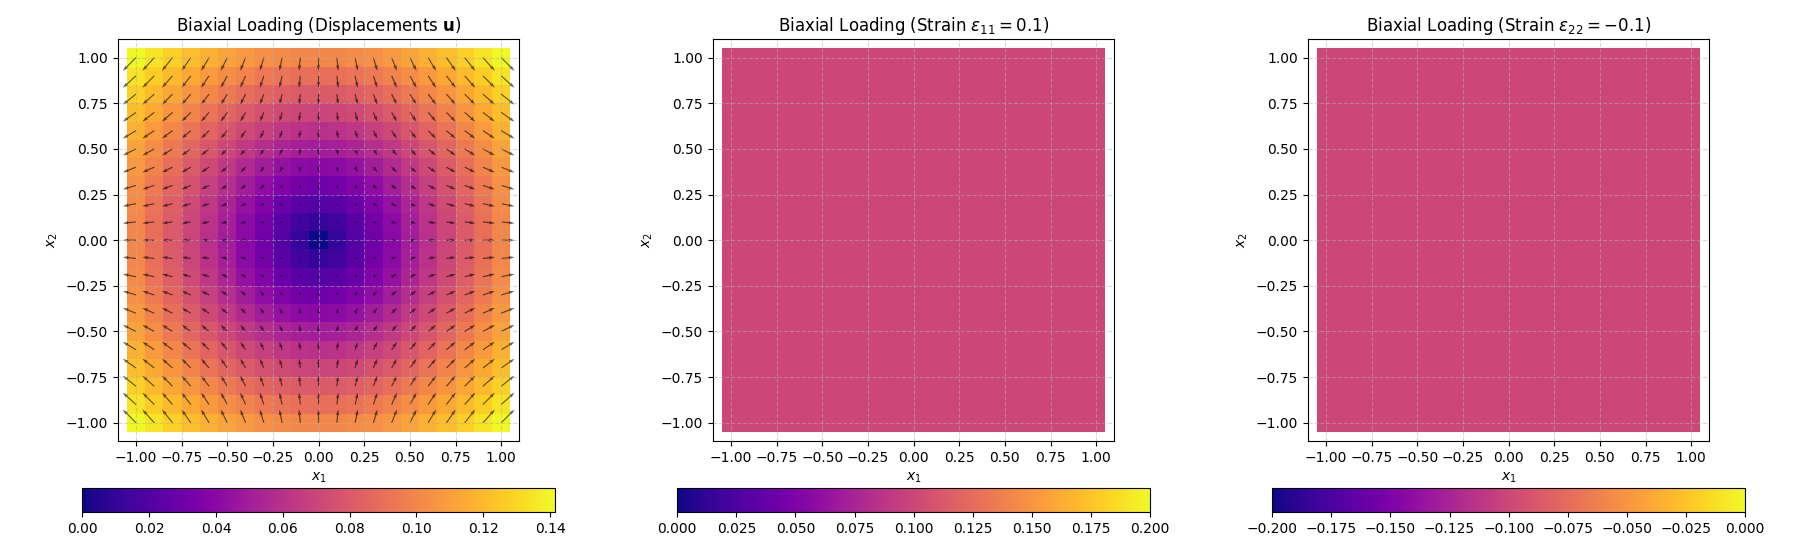

Write the Python code that produced this figure.
import numpy as np
import matplotlib.pyplot as plt

# 1. Setup the Mesh
# We use a grid from -1 to 1 to match the visual plots, 
# even though the text mentions (0,1)^2.
n_points = 21
x = np.linspace(-1, 1, n_points)
y = np.linspace(-1, 1, n_points)
X, Y = np.meshgrid(x, y)

# 2. Define the Fields
# Displacement u(x) = 0.1x_1 e_1 - 0.1x_2 e_2
U = 0.1 * X
V = -0.1 * Y
Displacement_Mag = np.sqrt(U**2 + V**2)

# Strains (constant over the body)
# e11 = 0.1, e22 = -0.1
E11 = np.full_like(X, 0.1)
E22 = np.full_like(X, -0.1)

# 3. Plotting
fig, axes = plt.subplots(1, 3, figsize=(18, 5.5))

# --- Plot 1: Displacement Magnitude & Vectors ---
# We use pcolormesh for the magnitude background
# cmap='plasma' is a good approximation for the blue-orange gradient
im1 = axes[0].pcolormesh(X, Y, Displacement_Mag, cmap='plasma', shading='auto')
# We use quiver for the arrows
axes[0].quiver(X, Y, U, V, color='black', alpha=0.6)
axes[0].set_title(r"Biaxial Loading (Displacements $\mathbf{u}$)")
fig.colorbar(im1, ax=axes[0], orientation='horizontal', fraction=0.05, pad=0.1)

# --- Plot 2: Strain e11 ---
# Since the value is constant (0.1), the whole plot is one color.
# We set vmin/vmax to give it context or match a specific range.
im2 = axes[1].pcolormesh(X, Y, E11, cmap='plasma', vmin=0, vmax=0.2, shading='auto')
axes[1].set_title(r"Biaxial Loading (Strain $\varepsilon_{11} = 0.1$)")
fig.colorbar(im2, ax=axes[1], orientation='horizontal', fraction=0.05, pad=0.1)

# --- Plot 3: Strain e22 ---
im3 = axes[2].pcolormesh(X, Y, E22, cmap='plasma', vmin=-0.2, vmax=0, shading='auto')
axes[2].set_title(r"Biaxial Loading (Strain $\varepsilon_{22} = -0.1$)")
fig.colorbar(im3, ax=axes[2], orientation='horizontal', fraction=0.05, pad=0.1)

# Formatting axes
for ax in axes:
    ax.set_aspect('equal')
    ax.set_xlim(-1.1, 1.1)
    ax.set_ylim(-1.1, 1.1)
    ax.grid(True, linestyle='--', alpha=0.5)
    ax.set_xlabel("$x_1$")
    ax.set_ylabel("$x_2$")

plt.tight_layout()
plt.savefig("1.png")
plt.show()